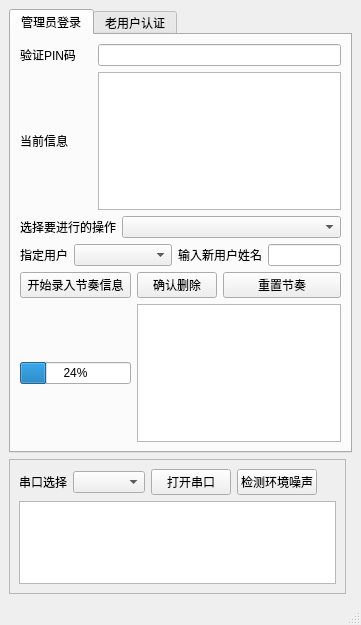
<?xml version="1.0" encoding="UTF-8"?>
<ui version="4.0">
 <class>MainWindow</class>
 <widget class="QMainWindow" name="MainWindow">
  <property name="geometry">
   <rect>
    <x>0</x>
    <y>0</y>
    <width>361</width>
    <height>625</height>
   </rect>
  </property>
  <property name="minimumSize">
   <size>
    <width>331</width>
    <height>0</height>
   </size>
  </property>
  <property name="windowTitle">
   <string>MainWindow</string>
  </property>
  <widget class="QWidget" name="centralwidget">
   <layout class="QGridLayout" name="gridLayout">
    <item row="0" column="0" colspan="2">
     <widget class="QTabWidget" name="tabWidget">
      <property name="whatsThis">
       <string>&lt;html&gt;&lt;head/&gt;&lt;body&gt;&lt;p&gt;是&lt;/p&gt;&lt;/body&gt;&lt;/html&gt;</string>
      </property>
      <property name="currentIndex">
       <number>0</number>
      </property>
      <widget class="QWidget" name="tab">
       <attribute name="title">
        <string>管理员登录</string>
       </attribute>
       <layout class="QGridLayout" name="gridLayout_2">
        <item row="1" column="0" colspan="2">
         <widget class="QLabel" name="label_3">
          <property name="text">
           <string>当前信息</string>
          </property>
         </widget>
        </item>
        <item row="1" column="2" colspan="6">
         <widget class="QTextBrowser" name="textBrowser"/>
        </item>
        <item row="2" column="0" colspan="3">
         <widget class="QLabel" name="label_4">
          <property name="text">
           <string>选择要进行的操作</string>
          </property>
         </widget>
        </item>
        <item row="3" column="1" colspan="4">
         <widget class="QComboBox" name="comboBox_3"/>
        </item>
        <item row="0" column="0" colspan="2">
         <widget class="QLabel" name="label">
          <property name="text">
           <string>验证PIN码</string>
          </property>
         </widget>
        </item>
        <item row="5" column="0" colspan="4">
         <widget class="QProgressBar" name="progressBar">
          <property name="value">
           <number>24</number>
          </property>
         </widget>
        </item>
        <item row="4" column="6" colspan="2">
         <widget class="QPushButton" name="pushButton_4">
          <property name="text">
           <string>重置节奏</string>
          </property>
         </widget>
        </item>
        <item row="3" column="5" colspan="2">
         <widget class="QLabel" name="label_6">
          <property name="text">
           <string>输入新用户姓名</string>
          </property>
         </widget>
        </item>
        <item row="3" column="7">
         <widget class="QLineEdit" name="lineEdit_2"/>
        </item>
        <item row="0" column="2" colspan="6">
         <widget class="QLineEdit" name="lineEdit"/>
        </item>
        <item row="2" column="3" colspan="5">
         <widget class="QComboBox" name="comboBox_2"/>
        </item>
        <item row="3" column="0">
         <widget class="QLabel" name="label_5">
          <property name="text">
           <string>指定用户</string>
          </property>
         </widget>
        </item>
        <item row="4" column="0" colspan="4">
         <widget class="QPushButton" name="pushButton">
          <property name="text">
           <string>开始录入节奏信息</string>
          </property>
         </widget>
        </item>
        <item row="4" column="4" colspan="2">
         <widget class="QPushButton" name="pushButton_3">
          <property name="text">
           <string>确认删除</string>
          </property>
         </widget>
        </item>
        <item row="5" column="4" colspan="4">
         <widget class="QTextBrowser" name="textBrowser_2"/>
        </item>
       </layout>
      </widget>
      <widget class="QWidget" name="tab_2">
       <attribute name="title">
        <string>老用户认证</string>
       </attribute>
       <widget class="QPushButton" name="pushButton_2">
        <property name="geometry">
         <rect>
          <x>10</x>
          <y>10</y>
          <width>301</width>
          <height>21</height>
         </rect>
        </property>
        <property name="text">
         <string>开始进行验证</string>
        </property>
       </widget>
       <widget class="QTextBrowser" name="textBrowser_4">
        <property name="geometry">
         <rect>
          <x>10</x>
          <y>60</y>
          <width>301</width>
          <height>191</height>
         </rect>
        </property>
        <property name="html">
         <string>&lt;!DOCTYPE HTML PUBLIC &quot;-//W3C//DTD HTML 4.0//EN&quot; &quot;http://www.w3.org/TR/REC-html40/strict.dtd&quot;&gt;
&lt;html&gt;&lt;head&gt;&lt;meta name=&quot;qrichtext&quot; content=&quot;1&quot; /&gt;&lt;style type=&quot;text/css&quot;&gt;
p, li { white-space: pre-wrap; }
&lt;/style&gt;&lt;/head&gt;&lt;body style=&quot; font-family:'SimSun'; font-size:9pt; font-weight:400; font-style:normal;&quot;&gt;
&lt;p style=&quot;-qt-paragraph-type:empty; margin-top:0px; margin-bottom:0px; margin-left:0px; margin-right:0px; -qt-block-indent:0; text-indent:0px;&quot;&gt;&lt;br /&gt;&lt;/p&gt;&lt;/body&gt;&lt;/html&gt;</string>
        </property>
       </widget>
      </widget>
     </widget>
    </item>
    <item row="1" column="0">
     <widget class="QScrollArea" name="scrollArea">
      <property name="widgetResizable">
       <bool>true</bool>
      </property>
      <widget class="QWidget" name="scrollAreaWidgetContents">
       <property name="geometry">
        <rect>
         <x>0</x>
         <y>0</y>
         <width>335</width>
         <height>129</height>
        </rect>
       </property>
       <layout class="QGridLayout" name="gridLayout_3">
        <item row="1" column="0" colspan="5">
         <widget class="QTextBrowser" name="textBrowser_3"/>
        </item>
        <item row="0" column="0">
         <widget class="QLabel" name="label_7">
          <property name="text">
           <string>串口选择</string>
          </property>
         </widget>
        </item>
        <item row="0" column="1">
         <widget class="QComboBox" name="comboBox_4"/>
        </item>
        <item row="0" column="2">
         <widget class="QPushButton" name="pushButton_5">
          <property name="text">
           <string>打开串口</string>
          </property>
         </widget>
        </item>
        <item row="0" column="3">
         <widget class="QPushButton" name="pushButton_6">
          <property name="text">
           <string>检测环境噪声</string>
          </property>
         </widget>
        </item>
       </layout>
      </widget>
     </widget>
    </item>
   </layout>
  </widget>
  <widget class="QMenuBar" name="menubar">
   <property name="geometry">
    <rect>
     <x>0</x>
     <y>0</y>
     <width>361</width>
     <height>22</height>
    </rect>
   </property>
  </widget>
  <widget class="QStatusBar" name="statusbar"/>
 </widget>
 <resources/>
 <connections>
  <connection>
   <sender>pushButton</sender>
   <signal>clicked()</signal>
   <receiver>MainWindow</receiver>
   <slot>start_measure()</slot>
   <hints>
    <hint type="sourcelabel">
     <x>109</x>
     <y>301</y>
    </hint>
    <hint type="destinationlabel">
     <x>415</x>
     <y>218</y>
    </hint>
   </hints>
  </connection>
  <connection>
   <sender>pushButton_2</sender>
   <signal>clicked()</signal>
   <receiver>MainWindow</receiver>
   <slot>start_certificate()</slot>
   <hints>
    <hint type="sourcelabel">
     <x>154</x>
     <y>71</y>
    </hint>
    <hint type="destinationlabel">
     <x>431</x>
     <y>63</y>
    </hint>
   </hints>
  </connection>
  <connection>
   <sender>lineEdit</sender>
   <signal>returnPressed()</signal>
   <receiver>MainWindow</receiver>
   <slot>manage_certificate()</slot>
   <hints>
    <hint type="sourcelabel">
     <x>155</x>
     <y>74</y>
    </hint>
    <hint type="destinationlabel">
     <x>417</x>
     <y>78</y>
    </hint>
   </hints>
  </connection>
  <connection>
   <sender>pushButton_3</sender>
   <signal>clicked()</signal>
   <receiver>MainWindow</receiver>
   <slot>delete_user()</slot>
   <hints>
    <hint type="sourcelabel">
     <x>209</x>
     <y>301</y>
    </hint>
    <hint type="destinationlabel">
     <x>441</x>
     <y>242</y>
    </hint>
   </hints>
  </connection>
  <connection>
   <sender>pushButton_4</sender>
   <signal>clicked()</signal>
   <receiver>MainWindow</receiver>
   <slot>modify_rhythm()</slot>
   <hints>
    <hint type="sourcelabel">
     <x>338</x>
     <y>301</y>
    </hint>
    <hint type="destinationlabel">
     <x>453</x>
     <y>261</y>
    </hint>
   </hints>
  </connection>
  <connection>
   <sender>pushButton_5</sender>
   <signal>clicked()</signal>
   <receiver>MainWindow</receiver>
   <slot>open_port()</slot>
   <hints>
    <hint type="sourcelabel">
     <x>220</x>
     <y>497</y>
    </hint>
    <hint type="destinationlabel">
     <x>411</x>
     <y>484</y>
    </hint>
   </hints>
  </connection>
  <connection>
   <sender>pushButton_6</sender>
   <signal>clicked()</signal>
   <receiver>MainWindow</receiver>
   <slot>get_intensity()</slot>
   <hints>
    <hint type="sourcelabel">
     <x>279</x>
     <y>492</y>
    </hint>
    <hint type="destinationlabel">
     <x>387</x>
     <y>581</y>
    </hint>
   </hints>
  </connection>
  <connection>
   <sender>comboBox_4</sender>
   <signal>currentTextChanged(QString)</signal>
   <receiver>MainWindow</receiver>
   <slot>port_changed()</slot>
   <hints>
    <hint type="sourcelabel">
     <x>115</x>
     <y>488</y>
    </hint>
    <hint type="destinationlabel">
     <x>411</x>
     <y>520</y>
    </hint>
   </hints>
  </connection>
 </connections>
 <slots>
  <slot>start_measure()</slot>
  <slot>start_certificate()</slot>
  <slot>drop_user()</slot>
  <slot>manage_certificate()</slot>
  <slot>delete_user()</slot>
  <slot>modify_rhythm()</slot>
  <slot>open_port()</slot>
  <slot>get_intensity()</slot>
  <slot>port_changed()</slot>
 </slots>
</ui>
